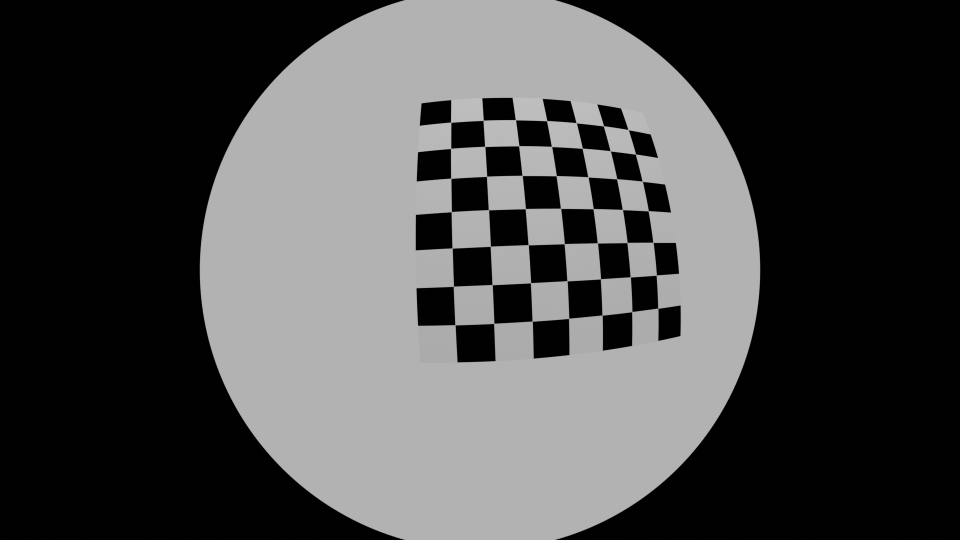
#> input picture 0,-0.2,2.1.png, 1920 x 1080 px (shown at 1/2 size); its folder holds only this picture in this run
$ jupyter execute Calib.ipynb
#> lines starting #> are read from the running program, lines starting #| are printed output that depends on the picture; after the words box and inside, x2 and y2 are one past the last pixel; in counts of white or black regions, pixels touching at a corner belong together; long printed decimals are rounded
[cell 1]
import numpy as np
import cv2 as cv
import glob
import math

[cell 2]
# termination criteria
criteria = (cv.TERM_CRITERIA_EPS + cv.TERM_CRITERIA_MAX_ITER, 30, 0.001)

# prepare object points, like (0,0,0), (1,0,0), (2,0,0) ....,(6,5,0)
objp = np.zeros((7*7,3), np.float32)
objp[:,:2] = np.mgrid[0:7,0:7].T.reshape(-1,2)

# Arrays to store object points and image points from all the images.
objpoints = [] # 3d point in real world space
imgpoints = [] # 2d points in image plane.

images = glob.glob('*.png')

[cell 3]
for fname in images:
 img = cv.imread(fname)
#> img is the input picture: shape (1080, 1920, 3); mean B, G, R 73.5, 73.5, 73.5
 gray = cv.cvtColor(img, cv.COLOR_BGR2GRAY)

 # Find the chess board corners
 ret, corners = cv.findChessboardCornersSB(gray, (7,7), None)
#> ret = True; corners = 49 rows, first 8: [902, 244.8], [966.7, 241], [1031.3, 240.1], [1093.9, 241.9], [1152.8, 246.1], [1207.2, 252.1], [1256.8, 259.9], [901.8, 297.2]


 print(ret)
#| True

 # If found, add object points, image points (after refining them)
 if ret == True:
    objpoints.append(objp)
 else:
   continue

 corners2 = cv.cornerSubPix(gray,corners, (11,11), (-1,-1), criteria)
#> corners2 = 49 rows, first 8: [901.9, 244.8], [966.7, 241], [1031.3, 240], [1093.8, 241.8], [1152.8, 246.1], [1207.4, 252.2], [1256.7, 259.7], [901.7, 297.3]
 imgpoints.append(corners2)

 # Draw and display the corners
 cv.drawChessboardCorners(img, (7,7), corners, ret)
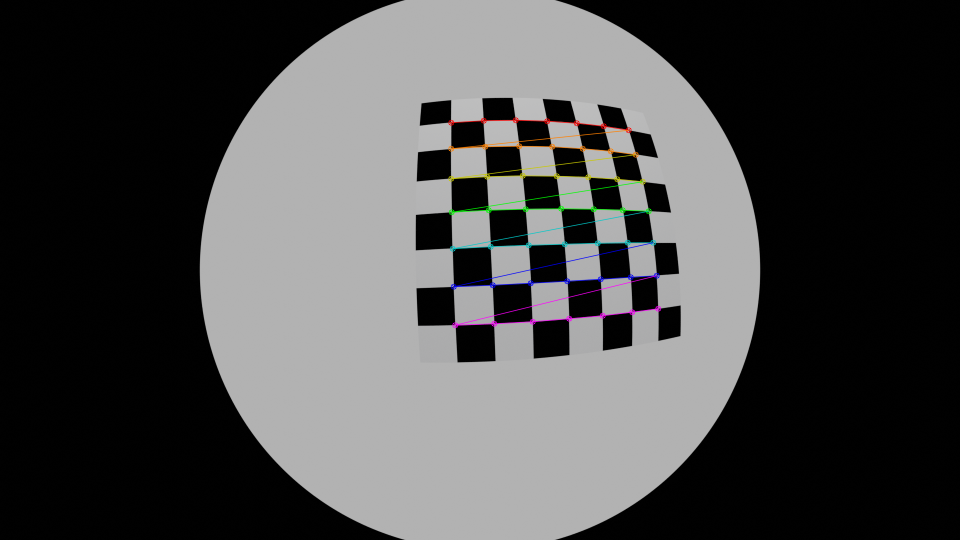
#> img: shape (1080, 1920, 3) (shown at 1/2 size); 0.91% of pixels changed, all inside (x1, y1, x2, y2) = (896, 234, 1323, 657)

 cv.imshow('img', img)
 cv.waitKey(500)

cv.destroyAllWindows()

[cell 4]
ret, mtx, dist, rvecs, tvecs = cv.calibrateCamera(objpoints, imgpoints, gray.shape[::-1], None, None)
#> ret = 0.0434; mtx = [[355.3, 0, 964.1], [0, 354.4, 538.9], [0, 0, 1]]; dist = [[-0.148, 0.0316, 0.000149, -0.00114, -0.00406]]; rvecs = ([-0.0601, 0.00916, -0.0439],); tvecs = ([-0.952, -4.54, 4.87],)
img = cv.imread(r'New_folder/test.png')
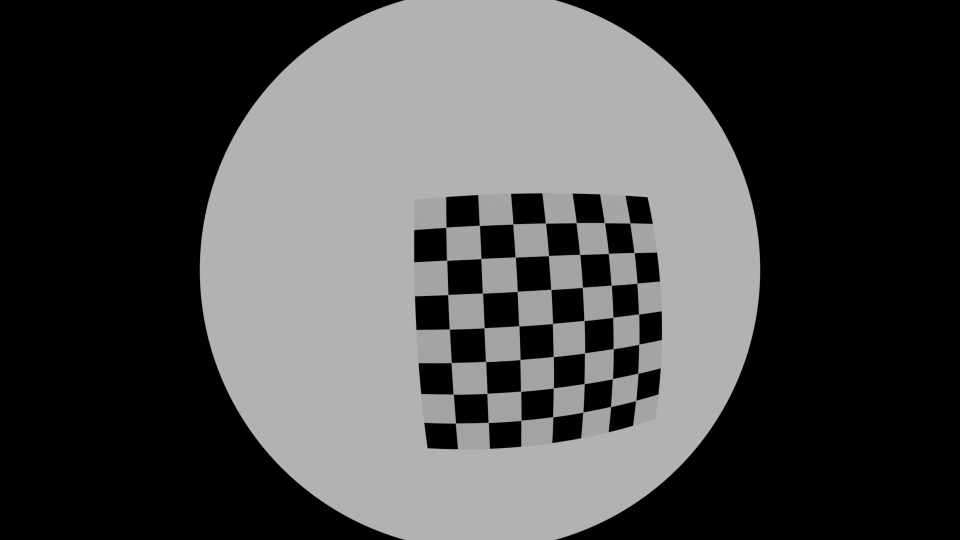
#> input picture New_folder/test.png, 1920 x 1080 px (shown at 1/2 size)
#> img is the input picture: shape (1080, 1920, 3); mean B, G, R 73.4, 73.3, 73.3
h, w = img.shape[:2]
#> h = 1080; w = 1920
newcameramtx, roi = cv.getOptimalNewCameraMatrix(mtx, dist, (w,h), 1, (w,h))
#> newcameramtx = [[355.3, 0, 964.1], [0, 354.4, 538.9], [0, 0, 1]]; roi = (0, 0, 1919, 1079)

[cell 5]
print(newcameramtx)
#| [[355.279   0.         964.086]
#|  [  0.         354.356 538.890]
#|  [  0.           0.           1.        ]]
print(dist)
#| [[-0.1476  0.03159  0.0001495 -0.00114 -0.004059]]
print(rvecs)
#| (array([[-0.06008],
#|        [ 0.009159],
#|        [-0.04391]]),)
print(tvecs)
#| (array([[-0.9523],
#|        [-4.545],
#|        [ 4.867]]),)

[cell 6]
gray.shape[::-1]
# undistort
dst = cv.undistort(img, mtx, dist, None, newcameramtx)
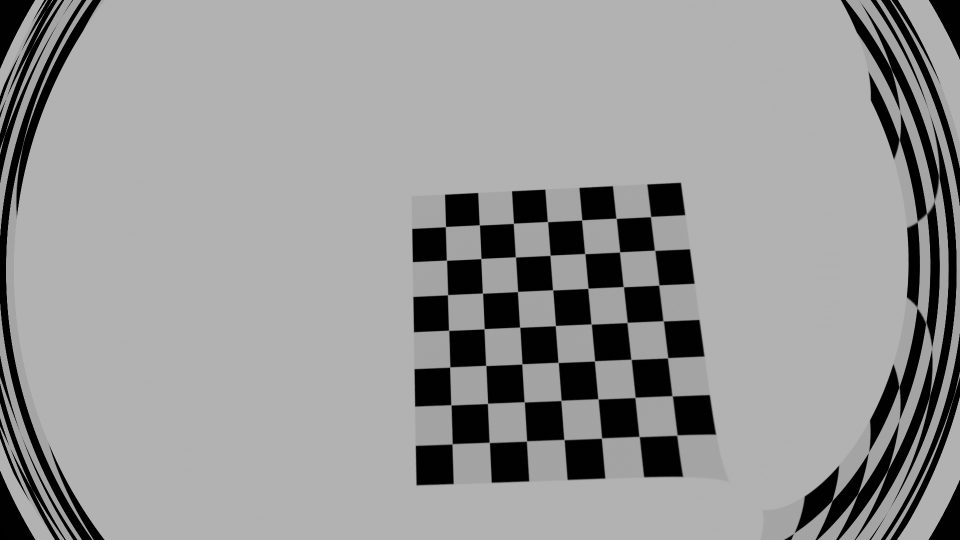
#> dst: shape (1080, 1920, 3) (shown at 1/2 size); mean B, G, R 150.6, 150.5, 150.5

# crop the image
x, y, w, h = roi
#> x = 0; y = 0; w = 1919; h = 1079
dst = dst[y:y+h, x:x+w]
#> dst: shape (1079, 1919, 3)
cv.imwrite('New folder\calibresult.png', dst)
mapx, mapy = cv.initUndistortRectifyMap(mtx, dist, None, newcameramtx, (w,h), 5)
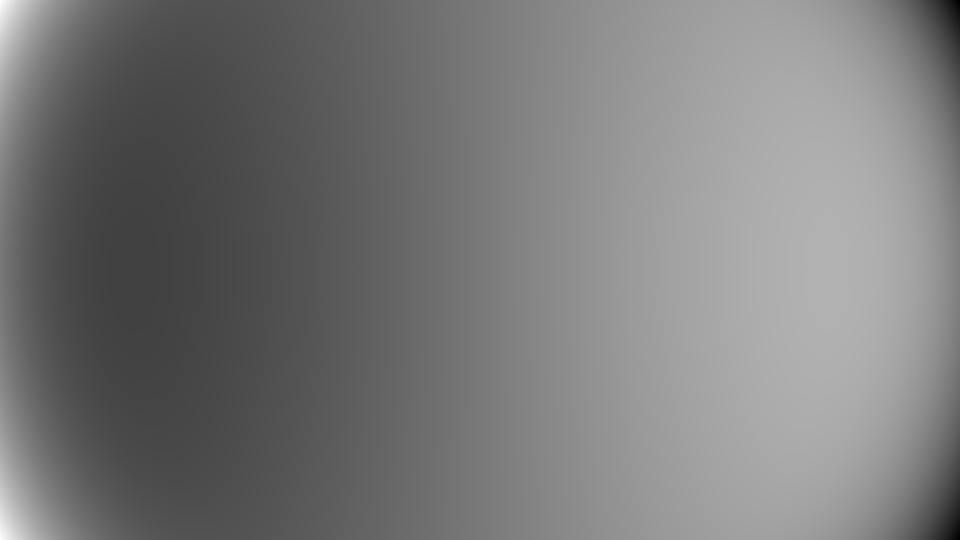
#> mapx: shape (1079, 1919) float32 (shown at 1/2 size); min -43.98, max 2062.1, mean 962.3; drawn with min black and max white
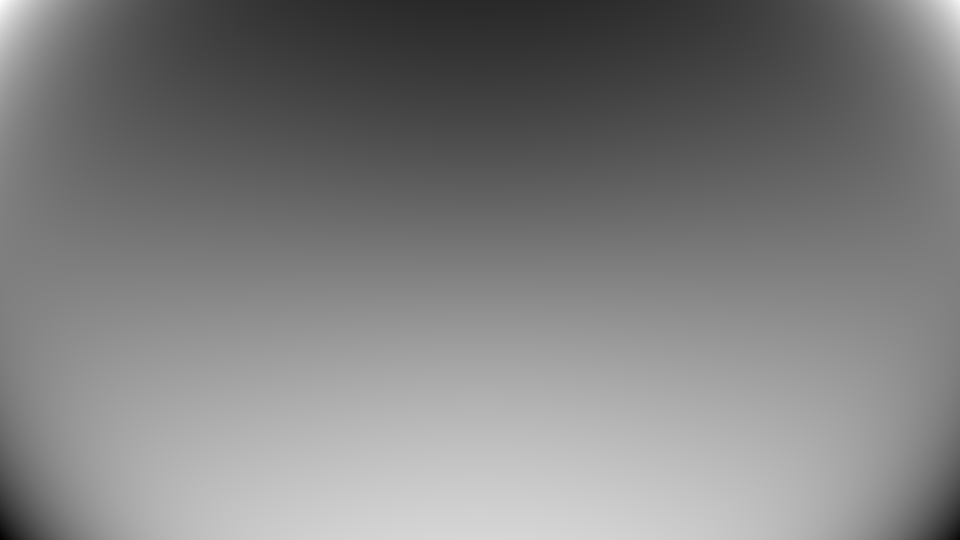
#> mapy: shape (1079, 1919) float32 (shown at 1/2 size); min -76.8, max 1155.2, mean 539.2; drawn with min black and max white
dst = cv.remap(img, mapx, mapy, cv.INTER_LINEAR)

# crop the image
x, y, w, h = roi
dst = dst[y:y+h, x:x+w]
cv.imwrite('New folder\calibresult_rect.png', dst)
#> Out = True

[cell 7]
cv.imshow('d',dst)
cv.waitKey(0)

---
### Replicating the Leopard camera model *LI-VENUS-OX03D4C-GM2A-124H* witha field of view of 124 degrees horizontal and reslution of 1920 (H) x 1536 (V)

[cell 8]
camera_matrix_124= newcameramtx
#> camera_matrix_124 = [[355.3, 0, 964.1], [0, 354.4, 538.9], [0, 0, 1]]
camera_matrix_124
#> Out = [[355.3, 0, 964.1], [0, 354.4, 538.9], [0, 0, 1]]

[cell 9]
def calculate_d(focal_length, fov):
    fov_radians = math.radians(fov)
    d = 2 * focal_length * math.tan(fov_radians / 2)
    return d


fx=newcameramtx[0][0]
#> fx = 355.3
fy=newcameramtx[1][1]
#> fy = 354.4
given_fov= 120 #degrees

dx= calculate_d(fx, given_fov)
#> in calculate_d, `d = 2 * focal_length * math.tan(fov_radians / 2)`: d = 1230.7
#> dx = 1230.7
dy= calculate_d(fy, given_fov)
#> dy = 1227.5

print(dx,dy)
#| 1230.724 1227.525

[cell 10]
#calculate the field of view in vertical    direction

FOV_x=124
h=1920 #horizontal resolution
v=1536 #vertical resoltion
aspect_ratio= h/v
FOV_y= FOV_x/aspect_ratio
FOV_y

[cell 11]
#calculation of new focal lengths


def calculate_focal_len(d,fov):
#> called with d = 1230.7, fov = 124
    fov_radians = math.radians(fov)
    f=d/(2*math.tan(fov_radians/2))
#> f = 327.2
    return(f)

fov_x =124
fov_y= 99.2
fx_new = calculate_focal_len(dx,fov_x)
#> fx_new = 327.2
fy_new = calculate_focal_len(dy,fov_y)
#> fy_new = 522.4
print(fx_new,fy_new)
#| 327.194 522.353
